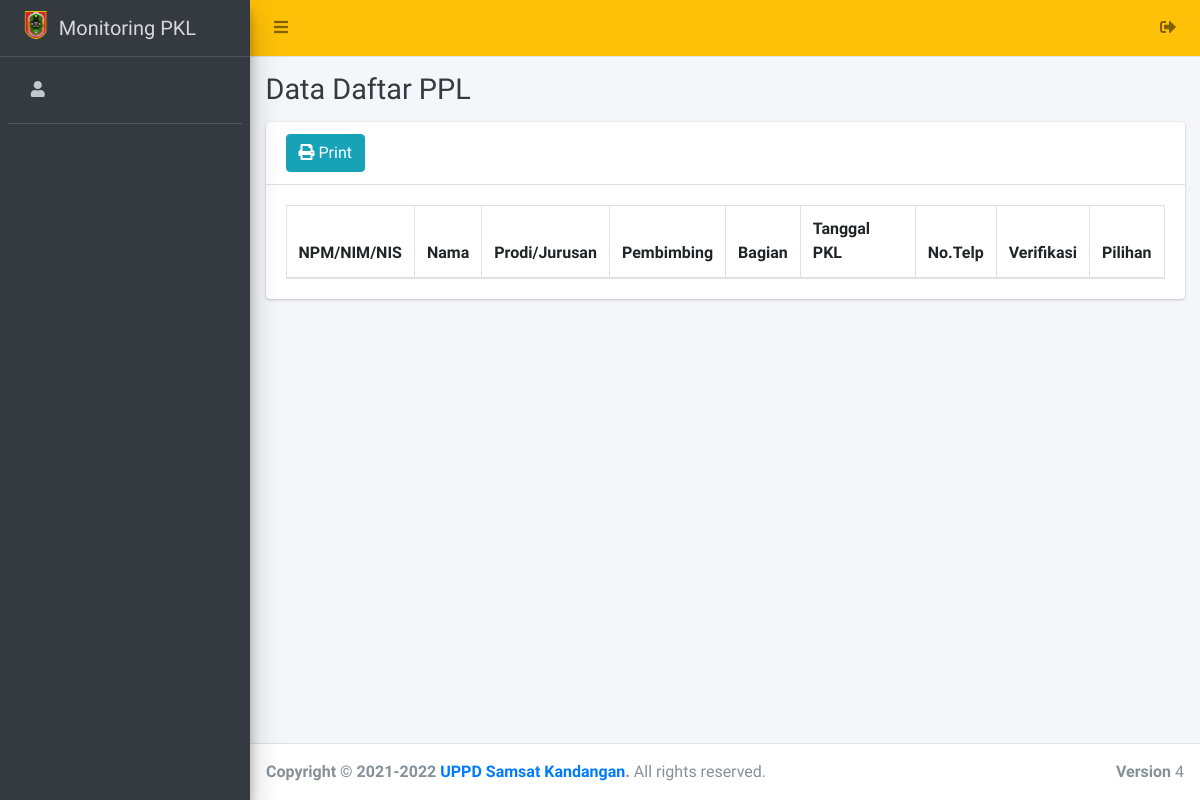
The app's page /admin/peserta/index.php, older data.
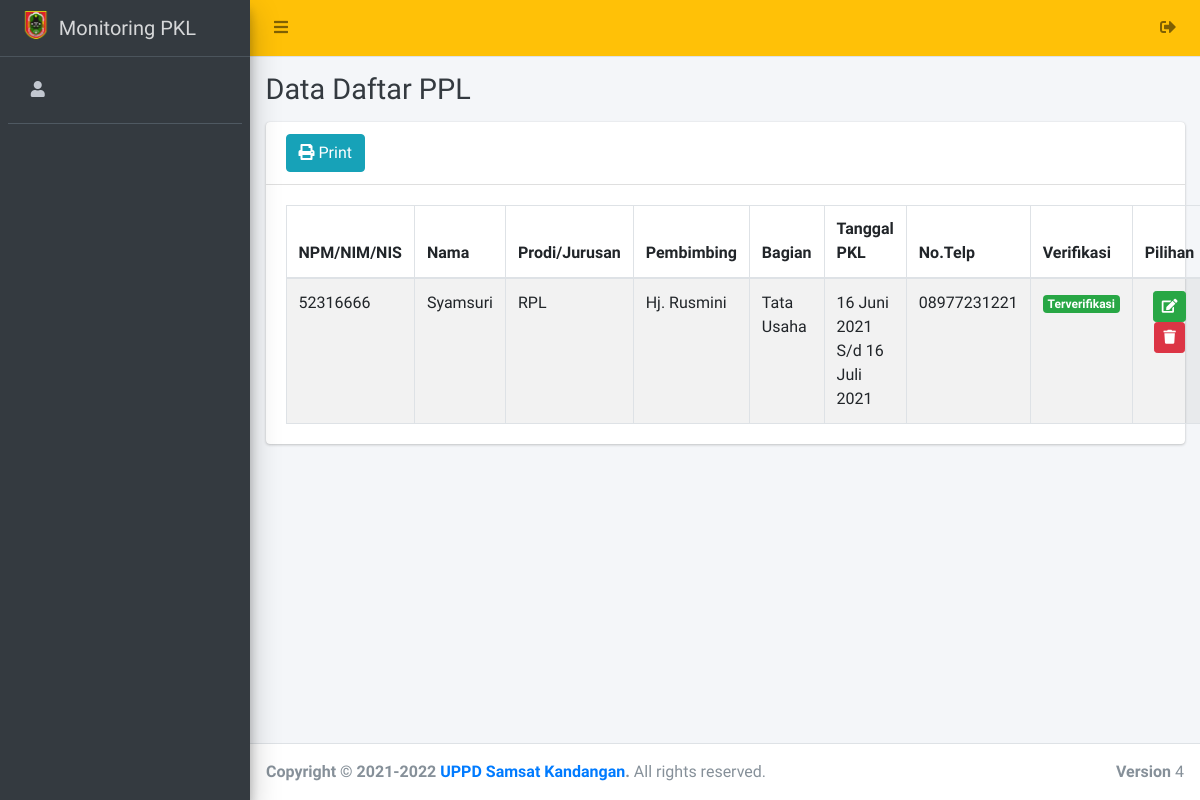
The same page, newer data.
### tables this page shows
CREATE TABLE `daftarpkl` (
  `id_daftar` int(11) NOT NULL,
  `id_peserta` int(11) DEFAULT NULL,
  `id_bagian` int(11) DEFAULT NULL,
  `id_pembimbing` int(11) DEFAULT NULL,
  `status` varchar(50) DEFAULT NULL,
  `tgl_awal` date DEFAULT NULL,
  `tgl_akhir` date DEFAULT NULL,
  `judulpkl` varchar(150) DEFAULT NULL,
  `laporan` varchar(255) DEFAULT NULL,
  `nilaipkl` varchar(20) DEFAULT NULL,
  `status_akhir` varchar(40) DEFAULT 'Belum Selesai'
);

CREATE TABLE `peserta` (
  `id_peserta` int(11) NOT NULL,
  `npm` varchar(13) DEFAULT NULL,
  `nama` varchar(100) DEFAULT NULL,
  `jk` varchar(25) DEFAULT NULL,
  `prodi` varchar(40) DEFAULT NULL,
  `agama` varchar(20) DEFAULT NULL,
  `alamat` text,
  `telp` varchar(18) DEFAULT NULL,
  `foto` varchar(255) DEFAULT NULL,
  `slip_bayar` varchar(255) DEFAULT NULL,
  `id_user` int(11) DEFAULT NULL
);

CREATE TABLE `pembimbing` (
  `id_pembimbing` int(11) NOT NULL,
  `nik` varchar(25) NOT NULL,
  `nama_pembimbing` varchar(50) NOT NULL,
  `hp_pembimbing` varchar(20) NOT NULL,
  `alamat_pembimbing` text NOT NULL
);

CREATE TABLE `bagian` (
  `id_bagian` int(11) NOT NULL,
  `nama_bagian` varchar(100) NOT NULL,
  `deskrip` varchar(255) NOT NULL
);

### config/config.php (called while the page is built, shortened)
<?php
	function base_url($url = null){
		$base_url = "http://localhost/monitoring-uppd";
		if ($url != null) {
			return $base_url."/".$url;
		}else{
			return $base_url;
		}
	}
	function tgl_indo($tanggal){
		$bulan = array (
		1 =>   'Januari',
		'Februari',
		'Maret',
		'April',
		'Mei',
		'Juni',
		'Juli',
		'Agustus',
		'September',
		'Oktober',
		'November',
		'Desember'
		);
		$pecahkan = explode('-', $tanggal);
		return $pecahkan[2] . ' ' . $bulan[ (int)$pecahkan[1] ] . ' ' . $pecahkan[0];
	}
 ?>

### admin/peserta/index.php (the view, shortened to what this page needs)
<?php
    require '../../config/config.php';
    include '../../config/koneksi.php';
      include '../../templates/head.php';
      include '../../templates/navbar.php';
      include '../../templates/sidebar.php';
?>
<div class="content-wrapper">
    <div class="content-header">
    <div class="container-fluid">
        <div class="row">
        <div class="col-sm-6">
            <h1 class="m-0 text-dark">Data Daftar PPL</h1>
        </div>
        </div>
    </div>
    </div>
<section class="content">
<div class="container-fluid">
<div class="row">
    <div class="col-12">
    <div class="card">
        <div class="card-header">
            <h3 class="card-title">
                <a href="#" class="btn btn-info" target="blank" data-toggle="modal" data-target="#modal_print"><i class="fa fa-print mr-1"></i>Print</a>
            </h3>
        </div>
        <div class="card-body">
            <table id="example1" class="table table-bordered table-striped" style="background-color: ">
                <thead>
                    <th>NPM/NIM/NIS</th>
                    <th>Nama</th>
                    <th>Prodi/Jurusan</th>
                    <th>Pembimbing</th>
                    <th>Bagian</th>
                    <th>Tanggal PKL</th>
                    <th>No.Telp</th>
                    <th>Verifikasi</th>
                    <th>Pilihan</th>
                </thead>
                <tbody>
                    <?php
                        $data = $koneksi->query("SELECT * FROM daftarpkl AS dp
                                                    LEFT JOIN peserta AS p  ON dp.id_peserta = p.id_peserta
                                                    LEFT JOIN bagian AS bg ON dp.id_bagian = bg.id_bagian
                                                    LEFT JOIN pembimbing AS pm ON dp.id_pembimbing = pm.id_pembimbing
                                                  ORDER BY dp.id_daftar DESC");
                        while ($row = $data->fetch_array()) {
                     ?>
                    <tr>
                    <td><?= $row['npm'] ?></td>
                    <td><?= $row['nama'] ?></td>
                    <td><?= $row['prodi'] ?></td>
                    <td><?= $row['nama_pembimbing'] ?></td>
                    <td><?= $row['nama_bagian'] ?></td>
                    <td>
                        <?php if($row['tgl_awal']== NULL OR $row['tgl_akhir']== NULL){
                            echo " - "; } else { echo tgl_indo($row['tgl_awal'])." S/d ".tgl_indo($row['tgl_akhir']); }
                        ?>
                    </td>
                    <td><?= $row['telp']?></td>
                    <td>
                        <?php if ($row['status'] == "Belum Terverifikasi") { ?>
                        <span class="badge badge-danger"><?= $row['status'] ?></span>
                        <?php } else { ?>
                        <span class="badge badge-success"><?= $row['status'] ?></span>
                        <?php } ?>
                    </td>
                        <td align="center">
                            <a href="edit?id=<?= $row['id_daftar'] ?>" class="btn btn-success btn-sm" title="Edit"><i class="fa fa-edit"></i></a>
                            <a href="delete?id=<?= $row['id_daftar'] ?>" class="btn btn-danger btn-sm alert-hapus" title="Hapus"><i class="fa fa-trash"></i></a>
                        </td>
                    </tr>
                    <?php } ?>
                </tbody>
            </table>
        </div>
    </div>
    </div>
    </div>
</div>
</section>
</div>
<?php
    include '../../templates/footer.php';
?>

### templates/head.php (shortened to what this page needs)
<!DOCTYPE html>
<html>
<head>
  <link rel="stylesheet" href="<?= base_url() ?>/assets/plugins/fontawesome-free/css/all.min.css">
  <link rel="stylesheet" href="https://code.ionicframework.com/ionicons/2.0.1/css/ionicons.min.css">
  <link rel="stylesheet" href="<?= base_url() ?>/assets/plugins/datatables-bs4/css/dataTables.bootstrap4.css">
  <link rel="stylesheet" href="<?= base_url() ?>/assets/plugins/ekko-lightbox/ekko-lightbox.css">
  <link rel="stylesheet" href="<?= base_url() ?>/assets/plugins/bootstrap-fileupload/bootstrap-fileupload.min.css">
  <link rel="stylesheet" href="<?= base_url() ?>/assets/plugins/tempusdominus-bootstrap-4/css/tempusdominus-bootstrap-4.min.css">
  <link rel="stylesheet" href="<?= base_url() ?>/assets/plugins/select2/css/select2.min.css">
  <link rel="stylesheet" href="<?= base_url() ?>/assets/plugins/select2-bootstrap4-theme/select2-bootstrap4.min.css">
  <link rel="stylesheet" href="<?= base_url() ?>/assets/plugins/icheck-bootstrap/icheck-bootstrap.min.css">
  <link rel="stylesheet" href="<?= base_url() ?>/assets/plugins/jqvmap/jqvmap.min.css">
  <link rel="stylesheet" href="<?= base_url() ?>/assets/dist/css/adminlte.min.css">
  <link rel="stylesheet" href="<?= base_url() ?>/assets/plugins/overlayScrollbars/css/OverlayScrollbars.min.css">
  <link rel="stylesheet" href="<?= base_url() ?>/assets/plugins/daterangepicker/daterangepicker.css">
  <link rel="stylesheet" href="<?= base_url() ?>/assets/plugins/summernote/summernote-bs4.css">
  <link rel="stylesheet" href="<?= base_url() ?>/assets/plugins/bootstrap-fileupload/bootstrap-fileupload.min.css">
  <link rel="stylesheet" href="<?= base_url() ?>/assets/plugins/summernote/summernote-bs4.css">
  <link rel="stylesheet" href="<?= base_url() ?>/assets/alert/sweetalert.css">
</head>
<body class="hold-transition sidebar-mini layout-fixed">
  <div class="wrapper">

### templates/navbar.php
<nav class="main-header navbar navbar-expand navbar-yellow navbar-light">
  <ul class="navbar-nav">
    <li class="nav-item">
      <a class="nav-link" data-widget="pushmenu" href="#"><i class="fas fa-bars"></i></a>
    </li>
  </ul>
  <ul class="navbar-nav ml-auto">
    <li class="nav-item dropdown">
     <a class="nav-link alert-logout" href="<?=base_url('logout')?>">
        <i class="fas fa-sign-out-alt"></i>
      </a>
    </li>
  </ul>
</nav>

### templates/sidebar.php (shortened to what this page needs)
<aside class="main-sidebar sidebar-dark-green elevation-4">
<a href="#" class="brand-link">
    <img src="<?=base_url()?>/assets/dist/img/logo-kalsel.png" style="width: 30px;" alt="#" class="brand-image"
      style="opacity: .8">
    <span class="brand-text font-weight-light"><b>Monitoring PKL</b></span>
  </a>
  <div class="sidebar">
    <div class="user-panel mt-3 pb-3 d-flex">
      <div class="image">
      </div>
      <div class="info">
        <a href="#" class="d-block">
          <i class="fa fa-user mr-2">
        </i>
      </a>
      </div>
    </div>
  </div>
</aside>

### templates/footer.php (shortened to what this page needs)
<footer class="main-footer">
  <strong>Copyright &copy; 2021-2022 <a href="">UPPD Samsat Kandangan</a>.</strong>
  All rights reserved.
  <div class="float-right d-none d-sm-inline-block">
    <b>Version</b> 4
  </div>
</footer>
</div>
</body>
</html>

Row changes from the older to the newer data that the page shows:
added daftarpkl: id_peserta.npm "52316666", id_peserta.nama "Syamsuri", id_peserta.prodi "RPL", id_pembimbing.nama_pembimbing "Hj. Rusmini", id_bagian.nama_bagian "Tata Usaha", tgl_awal "16 Juni 2021", tgl_akhir "16 Juli 2021", id_peserta.telp "08977231221", status "Terverifikasi"
